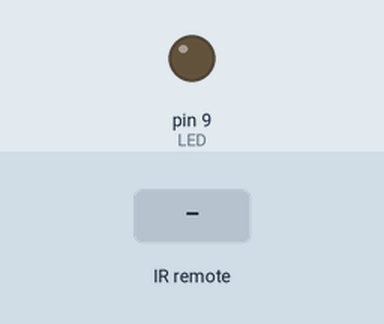
Simulated run of this sketch. Board: Arduino Uno, built with avr-gcc and run on an emulated ATmega328P. On the bench: output pins drawn as LEDs (lit = HIGH). The inputs (shaded band) are chosen by the test bench.

Above: at 1.2 s.
1.3 s: infrared code 0xFF02FD received
At 2.7 s:
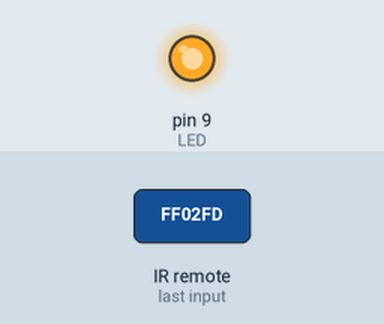
Timing chart, 0 to 4.3 s (numbered marks = the images above; inputs shaded):
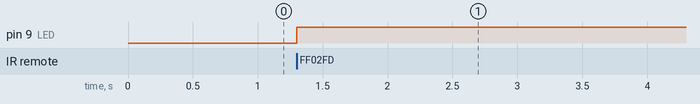

Measured:
- after the input at 1.3 s, pin 9 (LED): LOW → HIGH at once

The sketch:

lesson_7.2.ino
```cpp
/*
  Keyestudio Mini Tank Robot V3 (Popular Edition)
  lesson 7.2
  IRremote
  http://www.keyestudio.com
*/
#include <IRremote.h>     //IRremote statement
int RECV_PIN = 3;        //define the pin of LED as pin 3
int LED = 9;
bool flag = 0;
IRrecv irrecv(RECV_PIN);
decode_results results;   //decode results exist in the“result” of “decode results
void setup() {
  Serial.begin(9600);
  pinMode(LED, OUTPUT);//set LED to output
  irrecv.enableIRIn();    //Enable receiver
}
void loop() {
  if (irrecv.decode(&results)) {
    if (results.value == 0xFF02FD & flag == 0) //The above key code, we use the OK button on the remote control, if you press the OK button

    {
      digitalWrite(LED, HIGH); //LED on
      flag = 1;
    }
    else if (results.value == 0xFF02FD & flag == 1) //press again
    {
      digitalWrite(LED, LOW); //LED off
      flag = 0;
    }
    irrecv.resume(); // Receive the next value
  }
}
//*******************************************************
```
